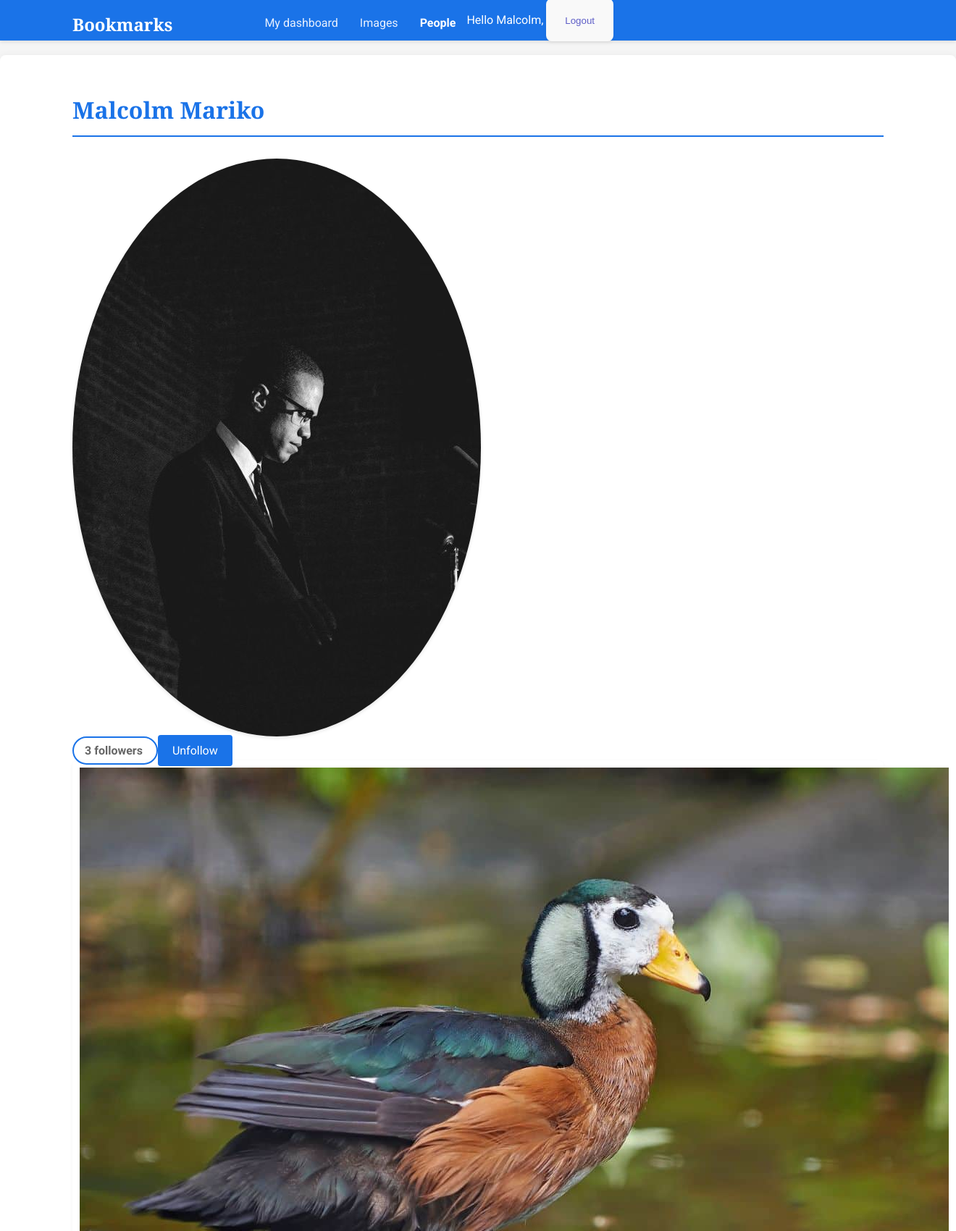
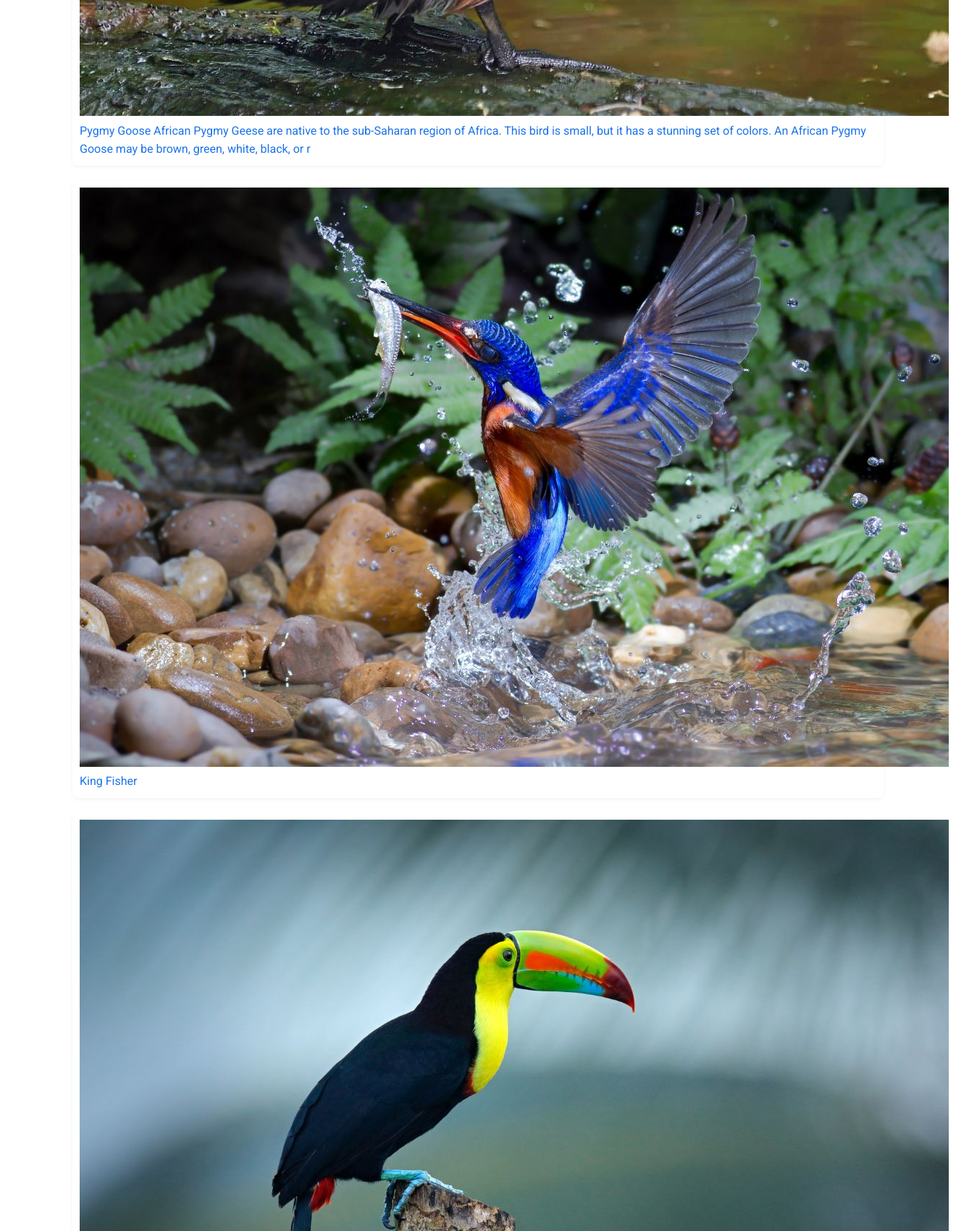
The app's page /account/users/Malcolm/ (signed in, upper part) with its own data (2 pictures, top to bottom).
### account/models.py (models this page shows, shortened)
class Profile(models.Model):
    user = models.OneToOneField(settings.AUTH_USER_MODEL,
                                on_delete=models.CASCADE)
    date_of_birth = models.DateField(blank=True, null=True)
    photo = models.ImageField(upload_to='users/%Y/%m/%d/',
                              blank=True)

### images/models.py (models this page shows, shortened)
class Image(models.Model):
    user = models.ForeignKey(settings.AUTH_USER_MODEL,
                             related_name='images_created',
                             on_delete=models.CASCADE)
    title = models.CharField(max_length=200)
    slug = models.SlugField(max_length=200, blank=True)
    url = models.URLField(max_length=2000)
    image = models.ImageField(upload_to='images/%Y/%m/%d/')
    description = models.TextField(blank=True)
    created = models.DateField(auto_now_add=True)
    total_likes = models.PositiveIntegerField(default=0)
    users_like = models.ManyToManyField(settings.AUTH_USER_MODEL,
                                        related_name='images_liked',
                                        blank=True)
    class Meta:
        indexes = [
            models.Index(fields=['-created']),
            models.Index(fields=['-total_likes']),
        ]
        ordering = ['-created']
    def get_absolute_url(self):
        return reverse('images:detail', args=[self.id,
                                              self.slug])

### account/views.py (the view)
# urls.py: path('users/<username>/', views.user_detail, name='user_detail'),
@login_required
def user_detail(request, username):
    user = get_object_or_404(User,
                             username=username,
                             is_active=True)
    return render(request,
                  'account/user/detail.html',
                  {'section': 'people',
                   'user': user})

### account/templates/account/user/detail.html (shortened to what this page needs)
{% extends "base.html" %}
{% load thumbnail %}
{% block content %}
    <h1>{{ user.get_full_name }}</h1>
    <div class="profile-info">
        <img src="{% thumbnail user.profile.photo 180x180 %}" class="user-detail">
    </div>
    {% with total_followers=user.followers.count %}
        <span class="count">
            <span class="total">{{ total_followers }}</span>
            follower{{ total_followers|pluralize }}
        </span>
        <a href="#" data-id="{{ user.id }}" data-action="{% if request.user in user.followers.all %}un{% endif %}follow" class="follow button">
            {% if request.user not in user.followers.all %}
                Follow
            {% else %}
                Unfollow
            {% endif %}
        </a>
        <div id="image-list" class="image-container">
            {% include "images/image/list_images.html" with images=user.images_created.all %}
        </div>
    {% endwith %}
{% endblock %}

### account/templates/base.html (shortened to what this page needs)
{% load static %} <!DOCTYPE html>
<html>
  <head>
    <link href="{% static 'css/base.css' %}" rel="stylesheet" />
  </head>
  <body>
    <div id="header">
      <span class="logo">Bookmarks</span>
      {% if request.user.is_authenticated %}
      <ul class="menu">
        <li {% if section == "dashboard" %}class="selected"{% endif %}>
          <a href="{% url "dashboard" %}">My dashboard</a>
        </li>
        <li {% if section == "images" %}class="selected"{% endif %}>
          <a href="{% url "images:list" %}">Images</a>
        </li>
        <li {% if section == "people" %}class="selected"{% endif %}>
          <a href="{% url "user_list" %}">People</a>
        </li>
      </ul>
      {% endif %}
      <span class="user">
        {% if request.user.is_authenticated %}
        Hello {{ request.user.first_name|default:request.user.username }},
        <form
          method="post"
          action="{% url 'logout' %}"
          style="display:inline;"
        >
          <button
            type="submit"
            style="background:none; border:none; padding:20; color:rgb(94, 94, 199); cursor:pointer;"
          >
            Logout
          </button>
        </form>
        {% else %}
        <a href="{% url "login" %}">Log-in</a>
        {% endif %}
      </span>
    </div>
    <div id="content">
      {% block content %} {% endblock %}
    </div>
  </body>
</html>

### images/templates/images/image/list_images.html
{% load thumbnail %}
{% for image in images %}
<div class="image">
    <a href="{{ image.get_absolute_url }}">
        {% thumbnail image.image 300x300 crop="smart" as im %}
        <img src="{{ im.url }}">
    </a>
    <div class="info">
        <a href="{{ image.get_absolute_url }}" class="title">
            {{ image.title }}
        </a>
    </div>
</div>
{% endfor %}

### account/static/css/base.css (style rules this page uses)
body { margin: 0; padding: 0; font-family: 'Roboto', sans-serif; background-color: #f5f5f5; color: #333; line-height: 1.6; }
a { color: #1a73e8; text-decoration: none; transition: color 0.3s ease; }
h1, h2, h3, h4, h5, h6 { font-family: 'Playfair Display', serif; font-weight: 700; }
h1 { border-bottom: 2px solid #1a73e8; padding: 0 0 10px 0; margin: 20px 0 30px 0; color: #1a73e8; }
#header { padding: 15px 100px; font-size: 16px; background: #1a73e8; color: #fff; box-shadow: 0 2px 5px rgba(0,0,0,0.1); }
#header .logo { font-family: 'Playfair Display', serif; float: left; color: #fff; font-size: 24px; font-weight: 700; margin-right: 10%; }
#header ul.menu { list-style: none; float: left; margin: 0; padding: 0; }
#header ul.menu li { float: left; padding: 4px 15px; }
#header ul.menu li.selected a, #header ul.menu li.selected a:hover { color: #fff; font-weight: bold; }
#header a { color: #e8f0fe; }
#content { padding: 30px 100px; background: #fff; box-shadow: 0 0 10px rgba(0,0,0,0.05); margin: 20px auto; max-width: 1200px; border-radius: 8px; }
form { background: #f9f9f9; padding: 20px; border-radius: 8px; box-shadow: 0 2px 5px rgba(0,0,0,0.05); }
input[type=submit], a.button { background: #1a73e8; color: #fff; padding: 12px 20px; font-size: 16px; border: none; border-radius: 4px; cursor: pointer; transition: background-color 0.3s ease; }
.count { color: #666; border: 2px solid #1a73e8; border-radius: 20px; padding: 8px 15px; font-weight: bold; }
#image-list .image { background: #fff; padding: 10px; margin-bottom: 20px; border-radius: 8px; box-shadow: 0 2px 5px rgba(0,0,0,0.05); transition: transform 0.3s ease; }
#people-list img, .image-likes img, img.user-detail { border-radius: 50%; box-shadow: 0 2px 5px rgba(0,0,0,0.1); }

### records on screen
Image: shows a picture, title "Pygmy Goose African Pygmy Geese are native to the sub-Saharan region of Africa. This bird is small, but it has a stunning set of colors. An African Pygmy Goose may be brown, green, white, black, or r"
Image: shows a picture, title "King Fisher"
Image: shows a picture

### other values on screen
{{ request.user.first_name|default:request.user.username }} "Malcolm"
{{ user.get_full_name }} "Malcolm Mariko"
{{ total_followers }} "3"
